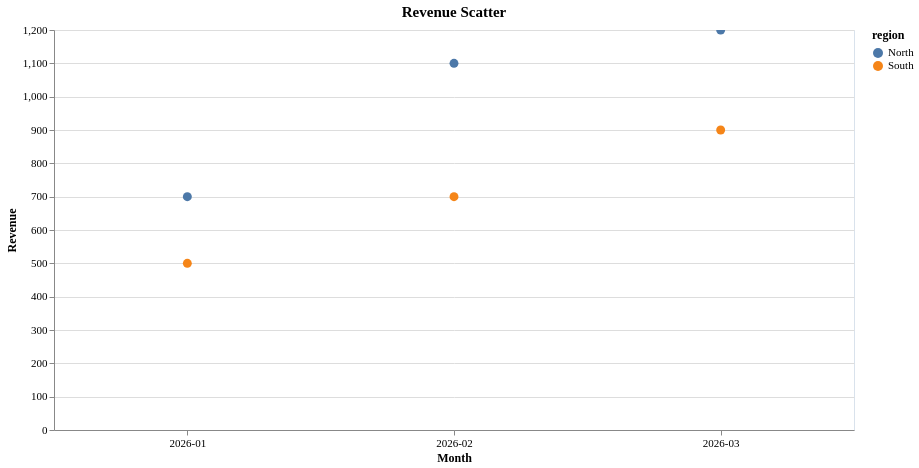

Write a Vega-Lite specification for this figure.
### Vega-Lite specification from a JSON file in a GitHub repository (floating-point values rounded to 4 significant figures)
{"config": {"view": {"continuousWidth": 300, "continuousHeight": 300, "stroke": "#d9e2ec"}, "axis": {"labelAngle": 0, "labelFontSize": 11, "titleFontSize": 12, "titleFontWeight": 600, "labelFont": "Hanken Grotesk", "titleFont": "Hanken Grotesk"}, "legend": {"labelFontSize": 11, "titleFontSize": 12, "titleFontWeight": 600, "labelFont": "Hanken Grotesk", "titleFont": "Hanken Grotesk"}, "title": {"fontSize": 15, "fontWeight": 600, "subtitleFontSize": 12, "subtitleFontWeight": 400, "font": "Hanken Grotesk", "subtitleFont": "Hanken Grotesk"}}, "data": {"name": "data-896e4e14c9e2d7542e82ab1fe9d850dc"}, "mark": {"type": "circle", "size": 80}, "encoding": {"color": {"field": "region", "type": "nominal"}, "opacity": {"condition": {"param": "param_8a39bdd63d0ff06d", "value": 1}, "value": 0.2}, "tooltip": [{"field": "month", "type": "nominal"}, {"field": "revenue", "type": "quantitative"}, {"field": "region", "type": "nominal"}], "x": {"axis": {"labelAngle": 0}, "field": "month", "title": "Month", "type": "nominal"}, "y": {"field": "revenue", "title": "Revenue", "type": "quantitative"}}, "height": 400, "params": [{"name": "param_8a39bdd63d0ff06d", "select": {"type": "point", "fields": ["region"]}, "bind": "legend"}, {"name": "param_1e9efca18e7a2868", "select": {"type": "interval", "encodings": ["x", "y"]}, "bind": "scales"}], "title": "Revenue Scatter", "width": 800, "$schema": "https://vega.github.io/schema/vega-lite/v6.4.1.json", "datasets": {"data-896e4e14c9e2d7542e82ab1fe9d850dc": [{"month": "2026-01", "revenue": 500.0, "region": "South"}, {"month": "2026-02", "revenue": 1100.0, "region": "North"}, {"month": "2026-01", "revenue": 700.0, "region": "North"}, {"month": "2026-02", "revenue": 700.0, "region": "South"}, {"month": "2026-03", "revenue": 900.0, "region": "South"}, {"month": "2026-03", "revenue": 1200.0, "region": "North"}]}}
